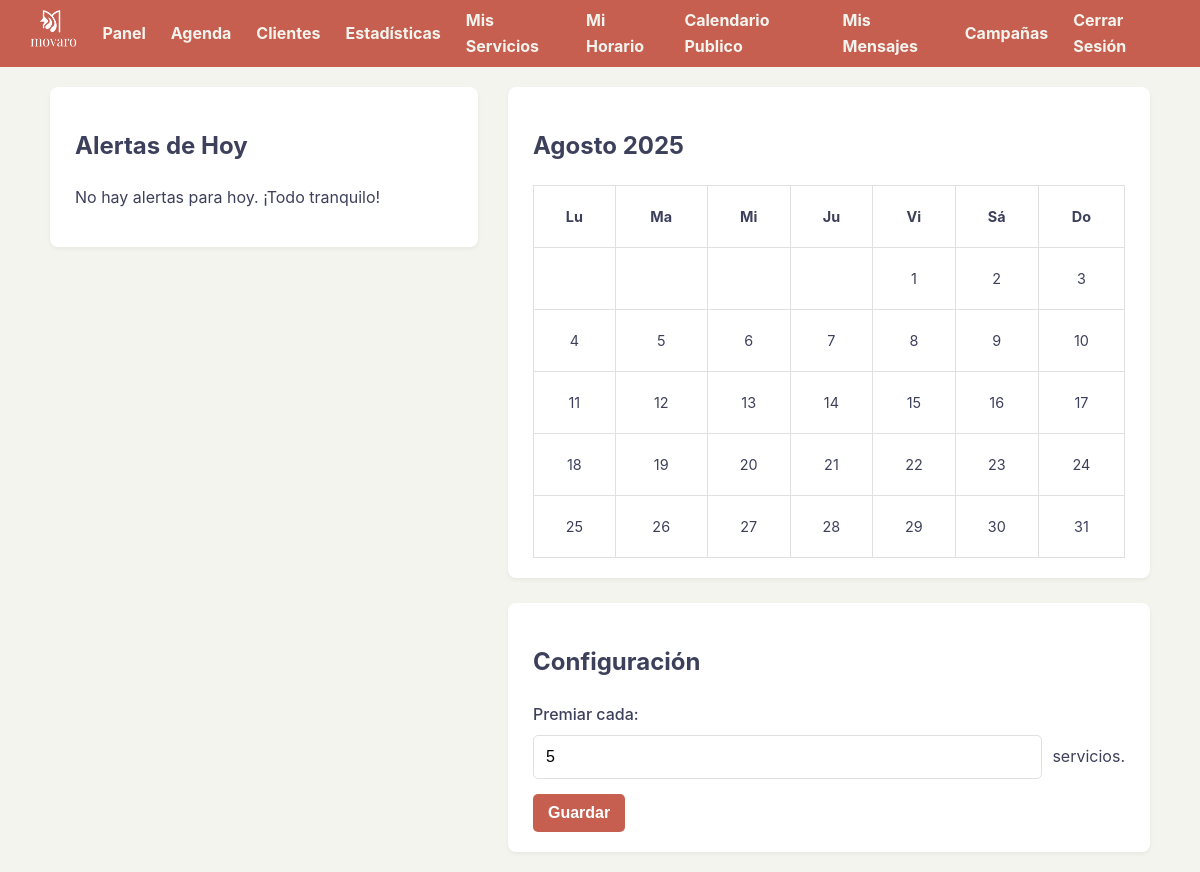
The page /panel (signed in) on the database as committed earlier.
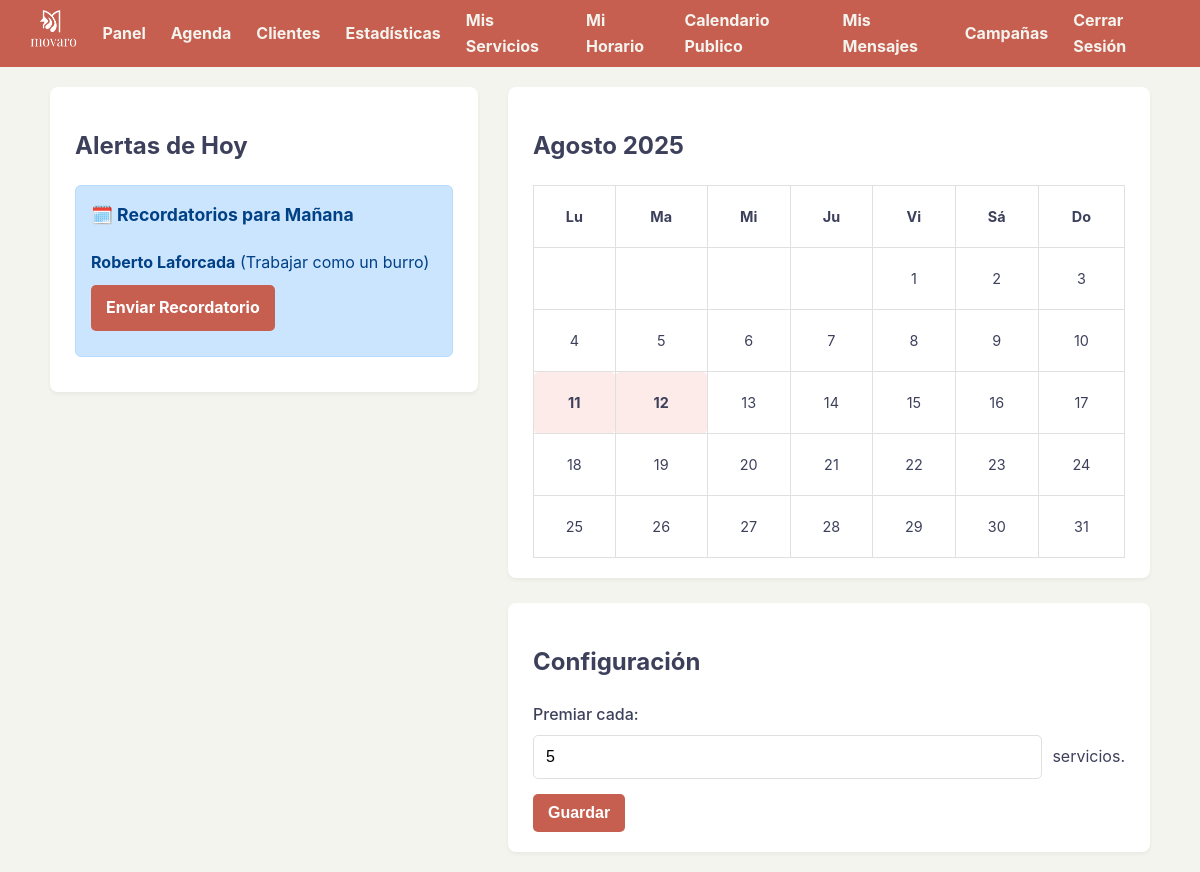
The same page on the database as committed later.
### tables this page shows
CREATE TABLE turnos (
            id INTEGER PRIMARY KEY AUTOINCREMENT, usuario_id INTEGER NOT NULL,
            cliente_id INTEGER NOT NULL, servicio_id INTEGER NOT NULL,
            servicio_nombre TEXT NOT NULL, fecha TEXT NOT NULL,
            hora TEXT NOT NULL, foto_path TEXT,
            FOREIGN KEY (usuario_id) REFERENCES usuarios (id),
            FOREIGN KEY (cliente_id) REFERENCES clientes (id),
            FOREIGN KEY (servicio_id) REFERENCES servicios (id)
        );

### app.py (the view, shortened to what this page needs)
@app.route('/panel', methods=['GET', 'POST'])
def panel_control():
    if 'usuario_id' not in session: return redirect('/login')
    usuario_id_actual = session['usuario_id']
    conn = sqlite3.connect(DATABASE)
    conn.row_factory = sqlite3.Row
    cursor = conn.cursor()
    cursor.execute("SELECT tipo_mensaje, texto_mensaje FROM plantillas_mensajes WHERE usuario_id = ?", (usuario_id_actual,))
    plantillas_db = {row['tipo_mensaje']: row['texto_mensaje'] for row in cursor.fetchall()}
    cursor.execute("SELECT * FROM usuarios WHERE id = ?", (usuario_id_actual,))
    usuario = cursor.fetchone()
    meta_fidelizacion = int(usuario['meta_fidelizacion']) if usuario and usuario['meta_fidelizacion'] else 5
    hoy = datetime.now()
    ano, mes = hoy.year, hoy.month
    cal = calendar.Calendar()
    dias_del_mes = cal.monthdayscalendar(ano, mes)
    nombres_meses = ["Enero", "Febrero", "Marzo", "Abril", "Mayo", "Junio", "Julio", "Agosto", "Septiembre", "Octubre", "Noviembre", "Diciembre"]
    nombre_mes_actual = nombres_meses[mes - 1]
    mes_actual_str = f"{ano}-{mes:02d}"
    cursor.execute("SELECT fecha FROM turnos WHERE usuario_id = ? AND strftime('%Y-%m', fecha) = ?", (usuario_id_actual, mes_actual_str))
    turnos_del_mes = cursor.fetchall()
    dias_con_turnos = {datetime.strptime(turno['fecha'], '%Y-%m-%d').day for turno in turnos_del_mes}
    todos_mis_clientes = cursor.execute("SELECT * FROM clientes WHERE usuario_id = ?", (usuario_id_actual,)).fetchall()
    cumpleaneras = []
    plantilla_cumple = plantillas_db.get('cumpleanos', "¡Feliz cumpleaños, {{nombre_cliente}}! 🎂")
    for clienta in todos_mis_clientes:
        if clienta['cumpleanos'] and clienta['cumpleanos'][5:] == hoy.strftime('%m-%d'):
            clienta_dict = dict(clienta)
            telefono_local = (clienta['telefono'] or '').strip()
            clienta_dict['telefono_wa'] = "549" + telefono_local if len(telefono_local) >= 10 else telefono_local
            mensaje_personalizado = plantilla_cumple.replace("{{nombre_cliente}}", clienta['nombre'])
            clienta_dict['mensaje_wa'] = urllib.parse.quote_plus(mensaje_personalizado)
            cumpleaneras.append(clienta_dict)
    turnos_manana = []
    plantilla_recordatorio = plantillas_db.get('recordatorio', "Hola {{nombre_cliente}}, te recuerdo tu turno mañana a las {{hora_turno}}.")
    manana_str = (hoy + timedelta(days=1)).strftime('%Y-%m-%d')
    turnos_manana_db = cursor.execute("SELECT t.*, c.nombre, c.apellido, c.telefono FROM turnos t JOIN clientes c ON t.cliente_id = c.id WHERE t.usuario_id = ? AND t.fecha = ?", (usuario_id_actual, manana_str)).fetchall()
    for turno in turnos_manana_db:
        turno_dict = dict(turno)
        turno_dict['cliente_nombre'] = f"{turno['nombre']} {turno['apellido']}"
        telefono_local = (turno['telefono'] or '').strip()
        turno_dict['cliente_telefono_wa'] = "549" + telefono_local if len(telefono_local) >= 10 else telefono_local
        mensaje_personalizado = plantilla_recordatorio.replace("{{nombre_cliente}}", turno['nombre'])
        mensaje_personalizado = mensaje_personalizado.replace("{{hora_turno}}", turno['hora'])
        mensaje_personalizado = mensaje_personalizado.replace("{{servicio_nombre}}", turno['servicio_nombre'])
        turno_dict['mensaje_wa'] = urllib.parse.quote_plus(mensaje_personalizado)
        turnos_manana.append(turno_dict)
    clientes_inactivos = []
    plantilla_inactivo = plantillas_db.get('inactivo', "¡Hola, {{nombre_cliente}}! Hace tiempo no nos vemos.")
    fecha_limite = hoy - timedelta(days=30)
    ultimo_turno_por_cliente = {row['cliente_id']: row['ultima_fecha'] for row in cursor.execute("SELECT cliente_id, MAX(fecha) as ultima_fecha FROM turnos WHERE usuario_id = ? GROUP BY cliente_id", (usuario_id_actual,)).fetchall()}
    for clienta in todos_mis_clientes:
        ultima_fecha_str = ultimo_turno_por_cliente.get(clienta['id'])
    clientes_a_premiar = []
    plantilla_fidelizacion = plantillas_db.get('fidelizacion', "¡Hola, {{nombre_cliente}}! ¡Te ganaste un premio!")
    conteo_turnos_por_cliente = {row['cliente_id']: row['total_turnos'] for row in cursor.execute("SELECT cliente_id, COUNT(*) as total_turnos FROM turnos WHERE usuario_id = ? GROUP BY cliente_id", (usuario_id_actual,)).fetchall()}
    for clienta in todos_mis_clientes:
        total_turnos = conteo_turnos_por_cliente.get(clienta['id'], 0)
        premios_recibidos = clienta['premios_recibidos']
    alerta_vencimiento = None
    clientes_para_modal = todos_mis_clientes
    servicios_para_modal = cursor.execute("SELECT * FROM servicios WHERE usuario_id = ?", (usuario_id_actual,)).fetchall()
    conn.close()
    return render_template('panel.html',
                           meta_actual=meta_fidelizacion,
                           dias_del_mes=dias_del_mes, nombre_mes=nombre_mes_actual, ano=ano, mes=mes,
                           dias_con_turnos=dias_con_turnos, cumpleaneras=cumpleaneras,
                           turnos_manana=turnos_manana, clientes_inactivos=clientes_inactivos,
                           clientes_a_premiar=clientes_a_premiar, alerta_vencimiento=alerta_vencimiento,
                           clientes=clientes_para_modal, servicios=servicios_para_modal,
                           fecha_hoy=hoy)

### templates/panel.html (shortened to what this page needs)
{% extends "base.html" %}
{% block content %}
<div class="layout-container">
    <div class="layout-col-principal">
        <div class="card">
            <h2>Alertas de Hoy</h2>
            {% if turnos_manana %}
                <div class="alerta alerta-turno">
                    <h3>🗓️ Recordatorios para Mañana</h3>
                    <ul>
                        {% for turno in turnos_manana %}
                            <li class="item-lista-accion">
                                <span><strong>{{ turno.cliente_nombre }}</strong> ({{ turno.servicio_nombre }})</span>
                                <a href="https://wa.me/{{ turno.cliente_telefono_wa }}?text={{ turno.mensaje_wa }}" target="_blank" class="boton-accion">Enviar Recordatorio</a>
                            </li>
                        {% endfor %}
                    </ul>
                </div>
            {% endif %}
            {% if not cumpleaneras and not turnos_manana and not clientes_inactivos and not clientes_a_premiar and not alerta_vencimiento %}
                <p>No hay alertas para hoy. ¡Todo tranquilo!</p>
            {% endif %}
        </div>
    </div>
    <div class="layout-col-lateral">
        <div class="card" style="margin-bottom: 25px;">
            <h2>{{ nombre_mes }} {{ ano }}</h2>
            <table class="mini-calendario">
                <thead><tr><th>Lu</th><th>Ma</th><th>Mi</th><th>Ju</th><th>Vi</th><th>Sá</th><th>Do</th></tr></thead>
                <tbody>
                    {% for semana in dias_del_mes %}
                    <tr>
                        {% for dia in semana %}
                            <td class="celda-dia {% if dia == 0 %}dia-otro-mes{% elif dia in dias_con_turnos %}dia-ocupado{% endif %}{% if ano == fecha_hoy.year and mes == fecha_hoy.month and dia == fecha_hoy.day %} dia-hoy{% endif %}" data-fecha="{{ ano }}-{{ '%02d'|format(mes) }}-{{ '%02d'|format(dia) }}">
                                {% if dia != 0 %}<div class="dia-numero">{{ dia }}</div>{% endif %}
                            </td>
                        {% endfor %}
                    </tr>
                    {% endfor %}
                </tbody>
            </table>
        </div>
        <div class="card">
            <h2>Configuración</h2>
            <form action="/panel" method="post">
                <div class="form-group">
                    <label>Premiar cada:</label>
                    <div class="config-fidelizacion">
                        <input type="number" name="meta_fidelizacion" min="1" value="{{ meta_actual }}" class="form-control">
                        <span>servicios.</span>
                    </div>
                </div>
                <button type="submit">Guardar</button>
            </form>
        </div>
    </div>
</div>
{% endblock %}

Rows that differ between the two databases and show on the page:
added turnos: cliente_nombre "Roberto Laforcada", servicio_nombre "Trabajar como un burro"
Other text that changed with them:
text no longer shown: "No hay alertas para hoy. ¡Todo tranquilo!"
text now shown: "🗓️ Recordatorios para Mañana"
